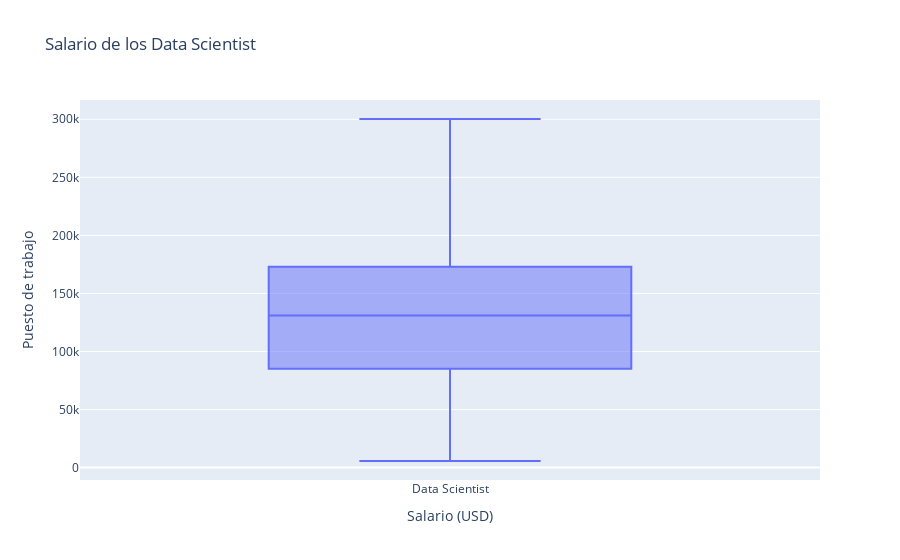

Notebook code cell kept with this figure:
### Code cell
#Grafico interactivo

fig = px.box(df_DS, x = 'job_title', y = 'salary_in_usd', title = 'Salario de los Data Scientist')
fig.update_layout(
    yaxis_title='Puesto de trabajo',
    xaxis_title='Salario (USD)'
)
fig.show()

### Figure 1 — Plotly figure (JSON) as saved in the notebook; plotly's stock layout.template omitted (floating-point values rounded to 4 significant figures; data arrays with more than 128 entries replaced by an {"elided": "..."} marker saying what was removed)
{"data": [{"alignmentgroup": "True", "hovertemplate": "job_title=%{x}<br>salary_in_usd=%{y}<extra></extra>", "legendgroup": "", "marker": {"color": "#636efa"}, "name": "", "notched": false, "offsetgroup": "", "orientation": "v", "showlegend": false, "type": "box", "x": {"elided": "534 str values"}, "x0": " ", "xaxis": "x", "y": {"elided": "534 int values"}, "y0": " ", "yaxis": "y"}], "layout": {"boxmode": "group", "legend": {"tracegroupgap": 0}, "title": {"text": "Salario de los Data Scientist"}, "xaxis": {"anchor": "y", "domain": [0, 1], "title": {"text": "Salario (USD)"}}, "yaxis": {"anchor": "x", "domain": [0, 1], "title": {"text": "Puesto de trabajo"}}}}
